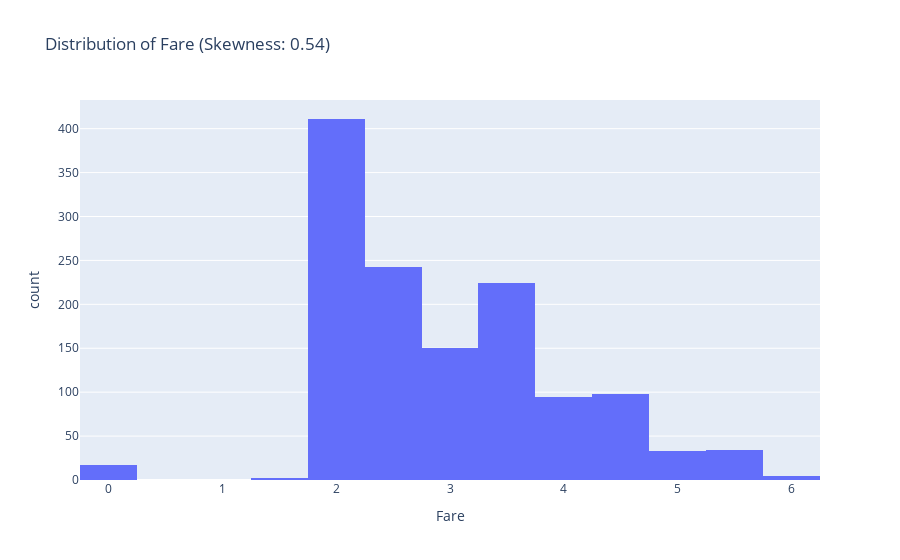

The notebook cell this image was saved under:
### Code cell
fare_fig = px.histogram(data4, x= "Fare", nbins= 30, title=f"Distribution of Fare (Skewness: {skewness_series['Fare']:.2f})")
fare_fig.show()

### Figure 1 — Plotly figure (JSON) as saved in the notebook; plotly's stock layout.template omitted (floating-point values rounded to 4 significant figures; data arrays with more than 128 entries replaced by an {"elided": "..."} marker saying what was removed)
{"data": [{"alignmentgroup": "True", "bingroup": "x", "hovertemplate": "Fare=%{x}<br>count=%{y}<extra></extra>", "legendgroup": "", "marker": {"color": "#636efa", "pattern": {"shape": ""}}, "name": "", "nbinsx": 30, "offsetgroup": "", "orientation": "v", "showlegend": false, "type": "histogram", "x": {"elided": "1309 float values"}, "xaxis": "x", "yaxis": "y"}], "layout": {"barmode": "relative", "legend": {"tracegroupgap": 0}, "title": {"text": "Distribution of Fare (Skewness: 0.54)"}, "xaxis": {"anchor": "y", "domain": [0, 1], "title": {"text": "Fare"}}, "yaxis": {"anchor": "x", "domain": [0, 1], "title": {"text": "count"}}}}
